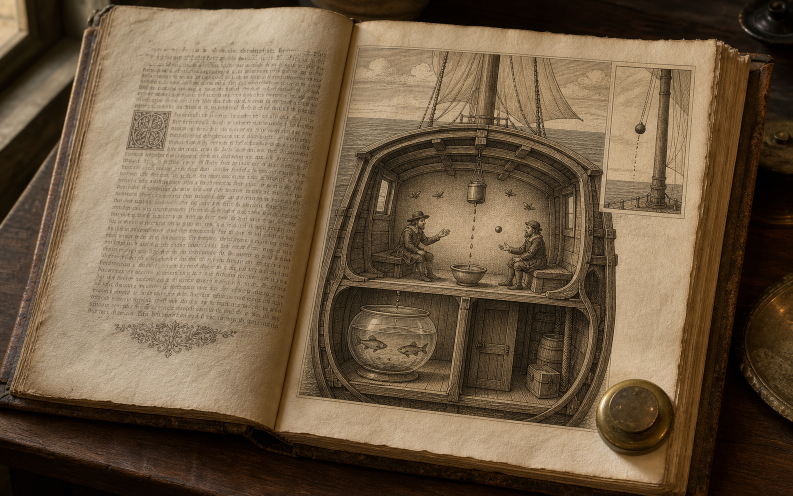
#> input picture art/source/production/ch03/cards/ch03_card_S5_dialogue_ship_cabin_master_v01.png, 1586 x 992 px (shown at 1/2 size)
$ python export_backgrounds.py cards/ch03_card_S5_dialogue_ship_cabin_master_v01.png out.png
#> lines starting #> are read from the running program, lines starting #| are printed output that depends on the picture
#!/usr/bin/env python3
"""Export Chapter 3 background masters as exact-size runtime WebP files."""

from __future__ import annotations

import argparse
from pathlib import Path

from PIL import Image


def main() -> None:
    parser = argparse.ArgumentParser()
    parser.add_argument("input", type=Path)
    parser.add_argument("output", type=Path)
    args = parser.parse_args()

    image = Image.open(args.input).convert("RGB")
#> image is the input picture: PIL image 1586x992 RGB; mean R, G, B 110.6, 91, 68
    source_ratio = image.width / image.height
#> source_ratio = 1.6
    target_ratio = 16 / 9
    if source_ratio > target_ratio:
        crop_width = round(image.height * target_ratio)
        left = (image.width - crop_width) // 2
        image = image.crop((left, 0, left + crop_width, image.height))
    elif source_ratio < target_ratio:
        crop_height = round(image.width / target_ratio)
#> crop_height = 892
        top = (image.height - crop_height) // 2
#> top = 50
        image = image.crop((0, top, image.width, top + crop_height))
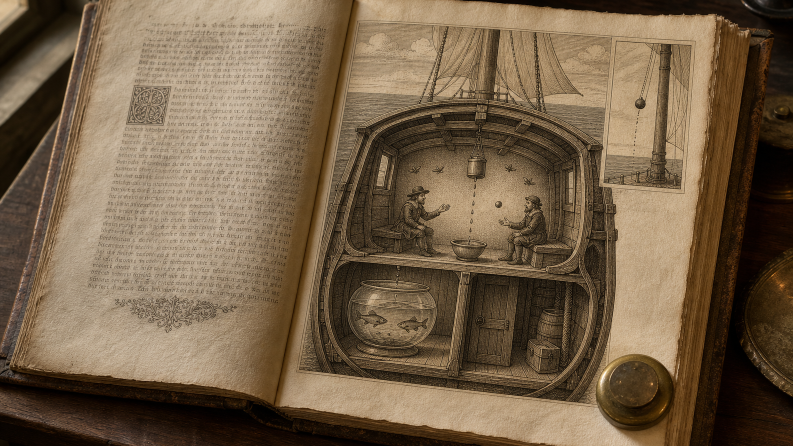
#> image: PIL image 1586x892 RGB (shown at 1/2 size); mean R, G, B 117.1, 97, 72.9

    image = image.resize((1920, 1080), Image.Resampling.LANCZOS)
#> image: PIL image 1920x1080 RGB
    args.output.parent.mkdir(parents=True, exist_ok=True)
    image.save(args.output, "WEBP", quality=86, method=6)


if __name__ == "__main__":
    main()
